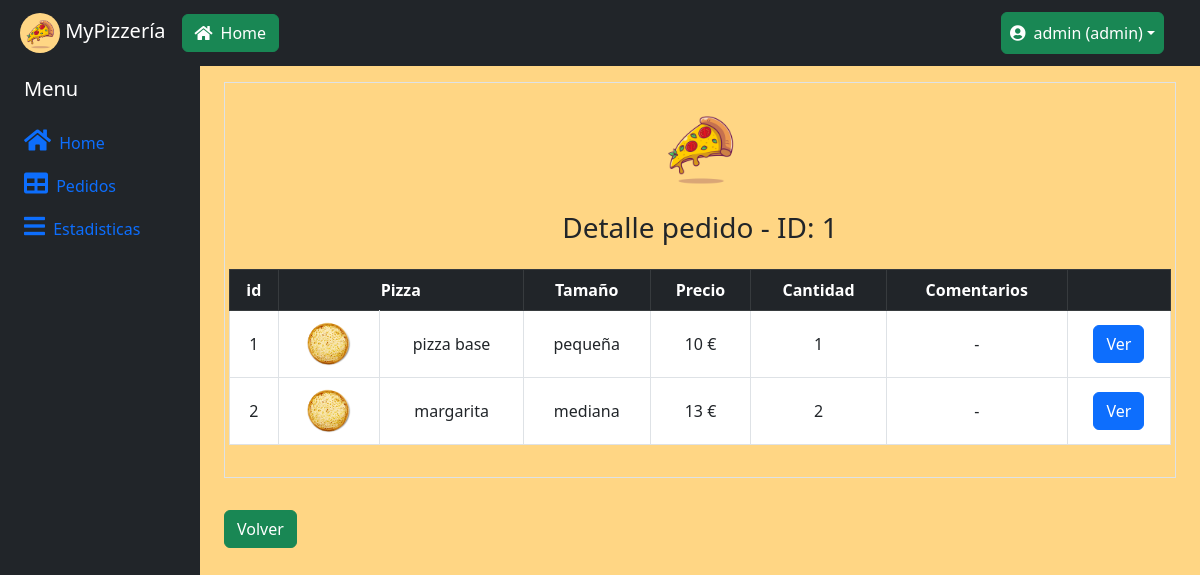
/detalle_pedido.php?id_pedido=1 (signed in), run on the app's committed database.
### tables this page shows
CREATE TABLE detalle_pedido (
	id INT AUTO_INCREMENT PRIMARY KEY,
    id_pedido INT NOT NULL,
    id_pizza INT NOT NULL,
    id_talla INT NOT NULL,
    cantidad INT,
    CONSTRAINT id_talla_fk FOREIGN KEY (id_talla) REFERENCES tallas (id) ON DELETE CASCADE,
	CONSTRAINT id_pizza2_fk FOREIGN KEY (id_pizza) REFERENCES pizzas (id) ON DELETE CASCADE,
    CONSTRAINT id_pedido_fk FOREIGN KEY (id_pedido) REFERENCES pedidos (id) ON DELETE CASCADE
);

CREATE TABLE pizzas (
    id INT AUTO_INCREMENT PRIMARY KEY,
    nombre VARCHAR(100),
    descripcion VARCHAR (255),
    imagen VARCHAR(255),
    id_categoria INT NOT NULL,
    CONSTRAINT id_categoria_fk FOREIGN KEY (id_categoria) REFERENCES categorias (id) ON DELETE CASCADE

);

CREATE TABLE tallas (
	id INT AUTO_INCREMENT PRIMARY KEY,
    talla VARCHAR(100),
    precio FLOAT,
    id_pizza INT NOT NULL,
    CONSTRAINT id_pizza_fk FOREIGN KEY (id_pizza) REFERENCES pizzas (id) ON DELETE CASCADE
);

### detalle_pedido.php (the view, shortened to what this page needs)
<?php
require_once ("header_admin.php");
if(!empty($_GET["id_pedido"]) && filter_var($_GET["id_pedido"],FILTER_VALIDATE_INT)){
    $id_pedido=$_GET["id_pedido"];
    require_once 'conectar.php';
    try{
        $stmt = $dbh->prepare("SELECT *, detalle_pedido.id as id_detalle_pedido FROM detalle_pedido, pizzas, tallas WHERE detalle_pedido.id_pizza=pizzas.id AND detalle_pedido.id_talla=tallas.id AND detalle_pedido.id_pedido=?");
        $stmt->bindParam(1, $id_pedido);
        $stmt->execute();
        $result = $stmt->fetchAll();
        $num_filas=count($result);
    }catch(PDOException $e) {
        $errores[]= "Error: " . $e->getMessage();
    }finally{
        $stmt->closeCursor();
    }
}else{
    $errores[]= "Error: ID pedido no válido.";
}
?>
    <div class="container">
        <div class="border mb-3" >
            <div class="mx-auto" style="max-width:128px;">
                <img src="./img/logo_pizza.jpg" class="img-fluid p-3"  alt="rent">
            </div>
            <h3 class="text-center">Detalle pedido - ID: <?php isset($id_pedido) ? print $id_pedido : "" ?></h3>
            <div class="row p-3">
                <table class="table table-bordered table-hover">
                    <thead class="table-dark">
                        <tr class="align-middle text-md-center">
                            <th>id</th>
                            <th colspan="2">Pizza</th>
                            <th>Tamaño</th>
                            <th>Precio</th>
                            <th>Cantidad</th>
                            <th>Comentarios</th>
                            <th></th>
                        </tr>
                    </thead>
                    <tbody>
                        <?php  if(isset($num_filas) && $num_filas>0 && $result!==false){foreach($result as $row){ ?>
                        <tr class="align-middle text-md-center bg-white">
                            <td><?= $row['id_detalle_pedido'] ?></td>
                            <td><img src="<?php isset($row['imagen']) ? print $row['imagen'] : "" ?>" class="img-fluid" style="max-width: 50px;" alt="pizza"></td>
                            <td><?= $row['nombre'] ?></td>
                            <td><?= $row['talla'] ?></td>
                            <td><?= $row['precio'] ?> €</td>
                            <td><?= $row['cantidad'] ?></td>
                            <td>-</td>
                            <td><a class="btn btn-primary" href="./detalle_pizza.php?id_detalle=<?php print $row['id_detalle_pedido'] ?>&id_pizza=<?php echo $row['id_pizza'] ?>">Ver</a></td>
                        </tr>
                        <?php }}  ?>
                    </tbody>
                </table>
            </div>
        </div>
        <div class="mb-3">
            <a class="btn btn-success my-3 float-start" href="./pedidos.php">Volver</a>
        </div>
    </div>
<?php require_once ("footer_admin.php") ?>

### header_admin.php (style rules this page uses)
body { background:#FFD684; }

### data on the page
detalle_pedido: id "1", id_pizza.imagen (picture), id_pizza.nombre "pizza base", id_talla.talla "pequeña", id_talla.precio "10", cantidad "1"
detalle_pedido: id "2", id_pizza.imagen (picture), id_pizza.nombre "margarita", id_talla.talla "mediana", id_talla.precio "13", cantidad "2"

### other printed values
$_SESSION['username'] "admin"
$_SESSION['rol'] "admin"
$id_pedido "1"
